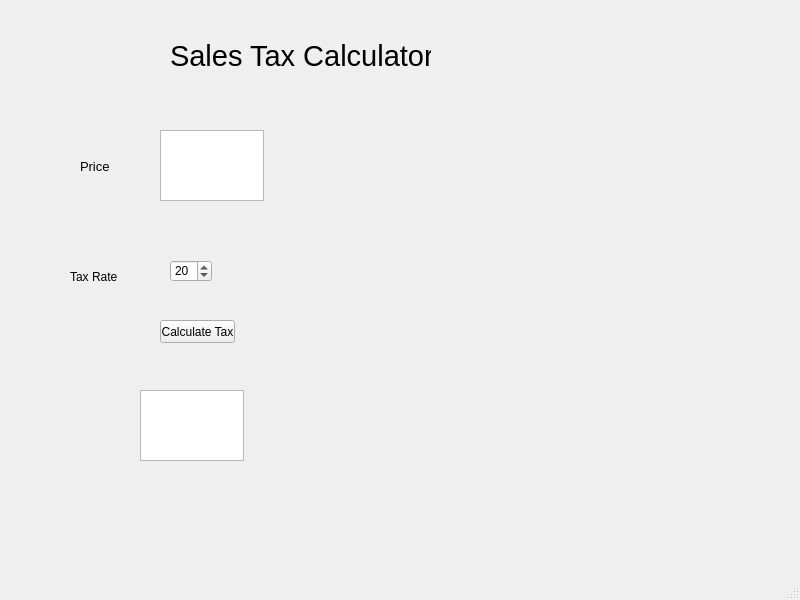
<?xml version="1.0" encoding="UTF-8"?>
<ui version="4.0">
 <class>MainWindow</class>
 <widget class="QMainWindow" name="MainWindow">
  <property name="geometry">
   <rect>
    <x>0</x>
    <y>0</y>
    <width>800</width>
    <height>600</height>
   </rect>
  </property>
  <property name="windowTitle">
   <string>MainWindow</string>
  </property>
  <widget class="QWidget" name="centralwidget">
   <widget class="QTextEdit" name="price_box">
    <property name="geometry">
     <rect>
      <x>160</x>
      <y>130</y>
      <width>104</width>
      <height>71</height>
     </rect>
    </property>
   </widget>
   <widget class="QLabel" name="label">
    <property name="geometry">
     <rect>
      <x>80</x>
      <y>160</y>
      <width>47</width>
      <height>13</height>
     </rect>
    </property>
    <property name="font">
     <font>
      <pointsize>10</pointsize>
     </font>
    </property>
    <property name="text">
     <string>Price</string>
    </property>
   </widget>
   <widget class="QSpinBox" name="tax_rate">
    <property name="geometry">
     <rect>
      <x>170</x>
      <y>260</y>
      <width>42</width>
      <height>22</height>
     </rect>
    </property>
    <property name="value">
     <number>20</number>
    </property>
   </widget>
   <widget class="QLabel" name="label_2">
    <property name="geometry">
     <rect>
      <x>70</x>
      <y>270</y>
      <width>47</width>
      <height>13</height>
     </rect>
    </property>
    <property name="text">
     <string>Tax Rate</string>
    </property>
   </widget>
   <widget class="QPushButton" name="calc_tax_button">
    <property name="geometry">
     <rect>
      <x>160</x>
      <y>320</y>
      <width>75</width>
      <height>23</height>
     </rect>
    </property>
    <property name="text">
     <string>Calculate Tax</string>
    </property>
   </widget>
   <widget class="QTextEdit" name="results_window">
    <property name="geometry">
     <rect>
      <x>140</x>
      <y>390</y>
      <width>104</width>
      <height>71</height>
     </rect>
    </property>
   </widget>
   <widget class="QLabel" name="label_3">
    <property name="geometry">
     <rect>
      <x>170</x>
      <y>30</y>
      <width>261</width>
      <height>51</height>
     </rect>
    </property>
    <property name="font">
     <font>
      <pointsize>22</pointsize>
     </font>
    </property>
    <property name="text">
     <string>Sales Tax Calculator</string>
    </property>
   </widget>
  </widget>
  <widget class="QMenuBar" name="menubar">
   <property name="geometry">
    <rect>
     <x>0</x>
     <y>0</y>
     <width>800</width>
     <height>21</height>
    </rect>
   </property>
  </widget>
  <widget class="QStatusBar" name="statusbar"/>
 </widget>
 <resources/>
 <connections/>
</ui>
